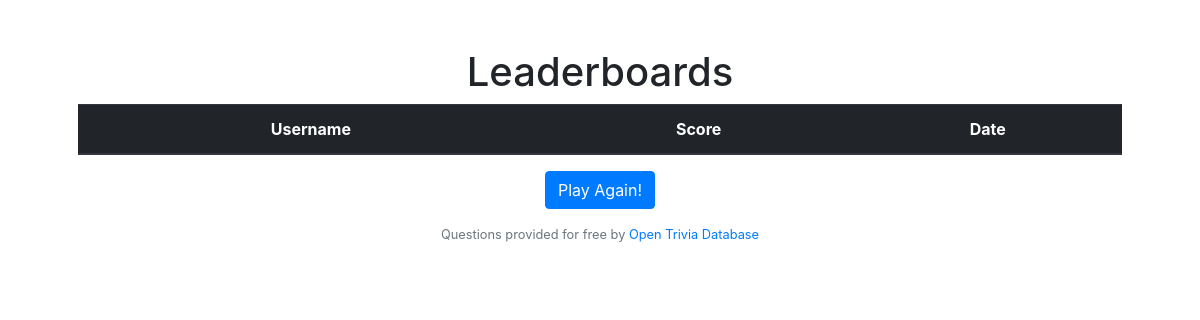
The page /leaderboard on the database as committed earlier.
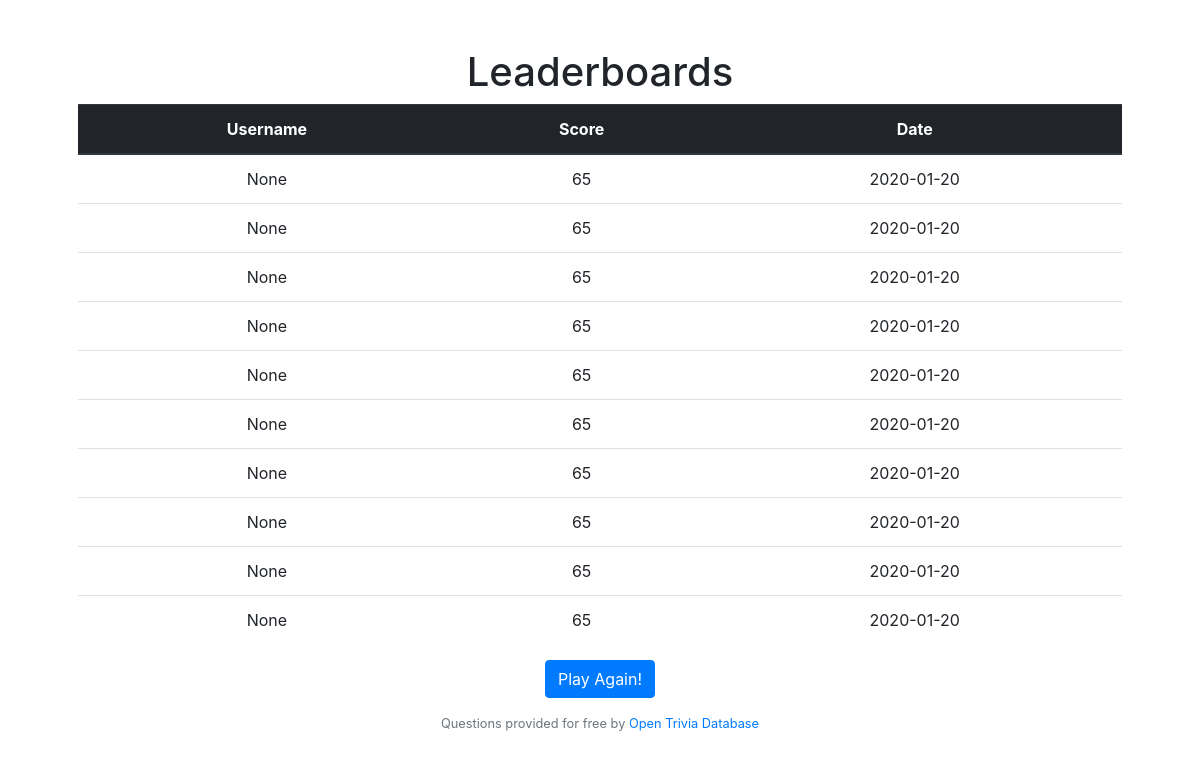
The same page on the database as committed later.
### tables this page shows
CREATE TABLE 'scores' ('id' integer PRIMARY KEY AUTOINCREMENT NOT NULL, 'username' varchar(16), 'score' integer NOT NULL, 'date' date NOT NULL DEFAULT CURRENT_DATE);

### application.py (the view)
@app.route("/leaderboard")
def leaderboard():
    topscores = db.execute("SELECT * FROM scores ORDER BY score")[::-1][:10]
    return render_template("leaderboard.html", scores=topscores)

### application.py (called while the page is built)
@app.after_request
def after_request(response):
    response.headers["Cache-Control"] = "no-cache, no-store, must-revalidate"
    response.headers["Expires"] = 0
    response.headers["Pragma"] = "no-cache"
    return response

### templates/leaderboard.html
{% extends "layout.html" %}
{% block main %}
<h1><center>Leaderboards</center></h1>
<table class="table">
  <thead class="thead-dark">
    <tr>
      <th scope="col">Username</th>
      <th scope="col">Score</th>
      <th scope="col">Date</th>
    </tr>
  </thead>
  <tbody>
    {% for score in scores %}
    <tr>
      <td> {{score.username}} </td>
      <td> {{score.score}}</td></td>
      <td> {{score.date}}</td>
    </tr>
    {% endfor %}
  </tbody>
</table>
<form action="/quiz" method="get">
    <p><center><button type="submit" class="btn btn-primary">Play Again!</button></center></p>
</form>
{% endblock %}

### templates/layout.html (shortened to what this page needs)
<!DOCTYPE HTML>
<html lang="en">
    <head>
        <link href="https://maxcdn.bootstrapcdn.com/bootstrap/4.1.3/css/bootstrap.min.css" rel="stylesheet">
        <link rel="stylesheet" type="text/css" href="/static/styles.css">
    </head>
    <body>
        <main class = "container p-5">
            {% block main %}
            {% endblock %}
            <footer class = "small text-center text-muted">
                Questions provided for free by <a href = "https://opentdb.com/">Open Trivia Database</a>
            </footer>
        </main>
    </body>
</html>

### templates/static/styles.css (style rules this page uses)
main { overflow-x: auto; text-align: center; }

Rows that differ between the two databases and show on the page:
added scores: username "None", score "65", date "2020-01-20"
added scores: username "None", score "65", date "2020-01-20"
added scores: username "None", score "65", date "2020-01-20"
added scores: username "None", score "65", date "2020-01-20"
added scores: username "None", score "65", date "2020-01-20"
added scores: username "None", score "65", date "2020-01-20"
added scores: username "None", score "65", date "2020-01-20"
added scores: username "None", score "65", date "2020-01-20"
added scores: username "None", score "65", date "2020-01-20"
added scores: username "None", score "65", date "2020-01-20"
